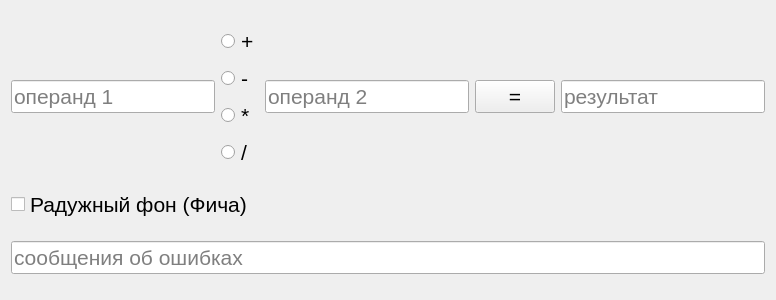
<?xml version="1.0" encoding="UTF-8"?>
<ui version="4.0">
 <class>Widget</class>
 <widget class="QWidget" name="Widget">
  <property name="geometry">
   <rect>
    <x>0</x>
    <y>0</y>
    <width>776</width>
    <height>300</height>
   </rect>
  </property>
  <property name="font">
   <font>
    <pointsize>16</pointsize>
   </font>
  </property>
  <property name="windowTitle">
   <string>Widget</string>
  </property>
  <layout class="QGridLayout" name="gridLayout">
   <item row="2" column="0">
    <widget class="QLineEdit" name="errorMessage">
     <property name="readOnly">
      <bool>true</bool>
     </property>
     <property name="placeholderText">
      <string>сообщения об ошибках</string>
     </property>
    </widget>
   </item>
   <item row="0" column="0">
    <layout class="QHBoxLayout" name="horizontalLayout">
     <item>
      <widget class="QLineEdit" name="operand1">
       <property name="placeholderText">
        <string>операнд 1</string>
       </property>
      </widget>
     </item>
     <item>
      <layout class="QVBoxLayout" name="operations">
       <item>
        <widget class="QRadioButton" name="plus">
         <property name="text">
          <string>+</string>
         </property>
        </widget>
       </item>
       <item>
        <widget class="QRadioButton" name="minus">
         <property name="text">
          <string>-</string>
         </property>
        </widget>
       </item>
       <item>
        <widget class="QRadioButton" name="multiply">
         <property name="text">
          <string>*</string>
         </property>
        </widget>
       </item>
       <item>
        <widget class="QRadioButton" name="devide">
         <property name="text">
          <string>/</string>
         </property>
        </widget>
       </item>
      </layout>
     </item>
     <item>
      <widget class="QLineEdit" name="operand2">
       <property name="placeholderText">
        <string>операнд 2</string>
       </property>
      </widget>
     </item>
     <item>
      <widget class="QPushButton" name="showResult">
       <property name="text">
        <string>=</string>
       </property>
      </widget>
     </item>
     <item>
      <widget class="QLineEdit" name="result">
       <property name="readOnly">
        <bool>true</bool>
       </property>
       <property name="placeholderText">
        <string>результат</string>
       </property>
      </widget>
     </item>
    </layout>
   </item>
   <item row="1" column="0">
    <widget class="QCheckBox" name="rainbowBackCheckBox">
     <property name="text">
      <string>Радужный фон (Фича)</string>
     </property>
    </widget>
   </item>
  </layout>
 </widget>
 <layoutdefault spacing="6" margin="11"/>
 <resources/>
 <connections/>
</ui>
